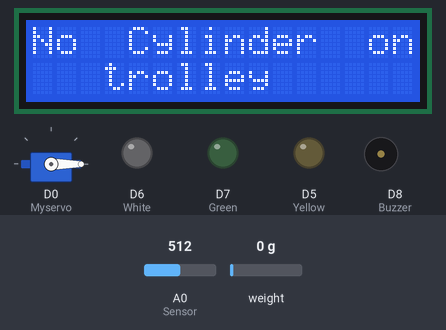
This sketch was run on a simulated ESP8266 (NodeMCU). On the bench: servo, 16×2 character LCD, output pins drawn as LEDs (lit = HIGH), buzzer (waves = sounding, pin HIGH). Inputs (shaded band) come from the test bench; at power-on: weight on the scale 0 g, A0 (Sensor) = 512. WiFi joins after 1.5 s; servers stay silent unless stated; what the sketch prints to the serial monitor is not drawn.

Above: at 7.5 s.
7.6 s: weight on the scale set to 2 g
14.3 s: weight on the scale set to 5 g
At 15.12 s:
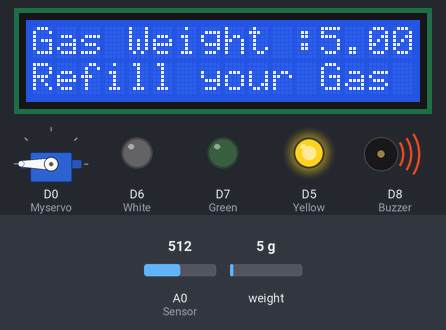
17.6 s: weight on the scale set to 381 g
At 20.45 s:
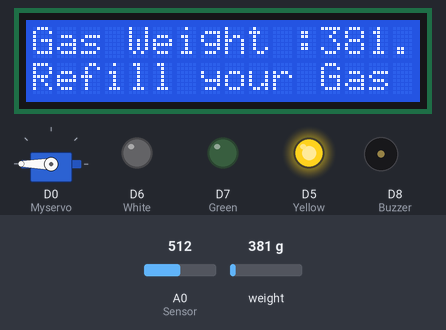
21.3 s: weight on the scale set to 417 g
At 22.52 s:
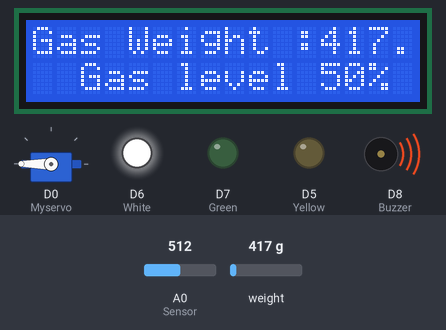
25.0 s: weight on the scale set to 956 g
At 27.85 s:
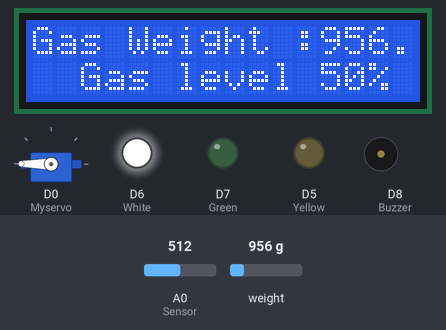
28.7 s: weight on the scale set to 1035 g
At 29.91 s:
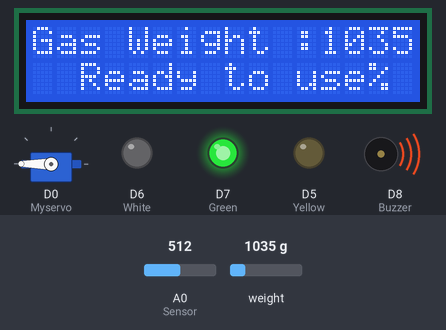
Timing chart, 0 to 33.4 s (numbered marks = the images above; inputs shaded):
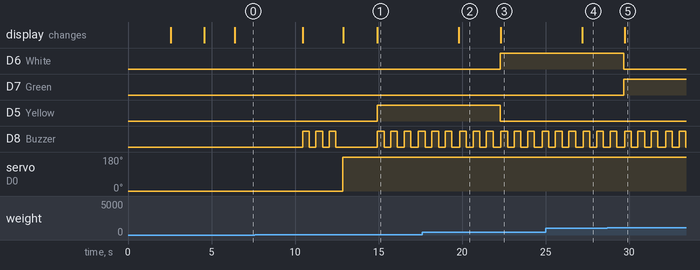

Measured:
- the behaviour switches between 3 and 4 g on weight on the scale (found by bisection; images 0 and 1)
- the behaviour switches between 400 and 401 g on weight on the scale (found by bisection; images 2 and 3)
- the behaviour switches between 1000 and 1001 g on weight on the scale (found by bisection; images 4 and 5)
- after the input at 14.3 s, D5 (Yellow): LOW → HIGH after 0.62 s; the display: changes after 0.62 s (image 1)
- after the input at 17.6 s, the display: changes after 2.2 s (image 2)
- after the input at 21.3 s, D6 (White): LOW → HIGH after 0.99 s; D5 (Yellow): HIGH → LOW after 0.99 s; the display: changes after 1.0 s (image 3)
- after the input at 25.0 s, the display: changes after 2.2 s (image 4)
- after the input at 28.7 s, D6 (White): HIGH → LOW after 0.99 s; D7 (Green): LOW → HIGH after 0.99 s; the display: changes after 1.0 s (image 5)

The sketch:

Gas_Leakge_and_weight_detector.ino
```cpp
/*GAS detector security system.
 * https://srituhobby.com
 */
#define BLYNK_TEMPLATE_ID "TMPLwWij7pXw"
#define BLYNK_TEMPLATE_NAME "Gas Sensor"
#define BLYNK_AUTH_TOKEN "O-GQohADZbvuqCMb0INRjhmwkKnxXRZG"
#include <Wire.h>
#include <Servo.h>
#include <HX711_ADC.h>
#include <LiquidCrystal_I2C.h>
#define Yellow D5
#define White D6
#define Green D7
#define Buzzer D8

#define BLYNK_PRINT Serial
//#include <ESP8266WiFi.h>
#include <BlynkSimpleEsp8266.h>
//Wire.begin(2,0);
LiquidCrystal_I2C lcd(0x27, 16, 2);
HX711_ADC LoadCell(D3,D4);
char auth[] = BLYNK_AUTH_TOKEN;// Enter your Auth token
char ssid[] = "Yash";//Enter your WIFI SSIS
char pass[] = "12345678";//Enter your WIFI password
//char ssid[] = "P";//Enter your WIFI SSIS
//char pass[] = "Prince@123";//Enter your WIFI password
BlynkTimer timer;
int pinValue = 0;
#define Sensor A0
Servo Myservo;
void setup()
{
  pinMode(Yellow,OUTPUT);
  pinMode(Buzzer,OUTPUT);
  Myservo.attach(D0);
  Myservo.write(0);
  pinMode(White,OUTPUT);
  pinMode(Green,OUTPUT);
  Wire.begin(D2,D1);
  Serial.begin(115200);
  lcd.backlight();
  lcd.init();
  LoadCell.begin(); // start connection to HX711
  LoadCell.start(2000); // load cells gets 2000ms of time to stabilize
  LoadCell.setCalFactor(385.0); // calibration factor for load cell => strongly dependent on your individual setup
  lcd.begin(16, 2); // begins connection to the LCD module
  lcd.backlight(); // turns on the backlight
  lcd.setCursor(2,0);
  lcd.print("IOT based ");
  lcd.setCursor(1,1);
  lcd.print("Weighing Scale");
  delay(2000);
  lcd.clear();
  pinMode(2, OUTPUT);
  pinMode(Sensor, INPUT);
  Blynk.begin(auth, ssid, pass);
  timer.setInterval(100L,gasWeight);
  timer.setInterval(100L,notification);
}


void notification()
{
  int sensor = analogRead(Sensor);
  sensor = map(sensor, 0, 1024, 0, 100);
  Serial.println(sensor);

    Blynk.virtualWrite(V0, sensor);
    if(sensor>=30)
    {
      Blynk.logEvent("gas","Gas Detected!");
      digitalWrite(Buzzer,1);delay(400);
      digitalWrite(Buzzer,0);delay(400);
      digitalWrite(Buzzer,1);delay(400);
      digitalWrite(Buzzer,0);delay(400);
      digitalWrite(Buzzer,1);delay(400);
      digitalWrite(Buzzer,0);delay(400);
      Myservo.write(180);
      //digitalWrite(2,1);
//      Myservo.write(90);
    }

  }
  void gasWeight()
  {

  LoadCell.update(); // retrieves data from the load cell
  float i = LoadCell.getData(); // get output value
  lcd.setCursor(0, 0); // set cursor to first row
  lcd.print("Gas Weight :"); // print out to LCD
  lcd.setCursor(12, 0); // set cursor to secon row
  lcd.print(i);
  Blynk.virtualWrite(V1,i);
  if(i>=-1 && i<=3)
  {
    lcd.setCursor(0,0);
    lcd.print("No  Cylinder  on");
    lcd.setCursor(0,1);
    lcd.print("   trolley");
    delay(2000);
    lcd.clear();
  }
  else if(i>3 && i<400)
  {
  Blynk.logEvent("weight","Refill Your Cylinder!");
  lcd.setCursor(0,1);
  lcd.print("Refill your Gas");
  digitalWrite(Yellow,1);
  digitalWrite(White,0);
  digitalWrite(Green,0);


  }
  else if(i>400 && i<1000)
  {

  lcd.setCursor(0,1);
  lcd.print("  Gas level 50%");
  digitalWrite(Yellow,0);
  digitalWrite(White,1);
  digitalWrite(Green,0);

  }
  else if(i>1000 && i<2000)
  {

  lcd.setCursor(0,1);
  lcd.print("  Ready to use");
  digitalWrite(Yellow,0);
  digitalWrite(White,0);
  digitalWrite(Green,1);

  }
  }
 BLYNK_WRITE(V2)
 {
  digitalWrite(Buzzer,1);delay(200);
  digitalWrite(Buzzer,0);delay(200);
  digitalWrite(Buzzer,1);delay(200);
  digitalWrite(Buzzer,0);delay(200);
  digitalWrite(Buzzer,1);delay(200);
  digitalWrite(Buzzer,0);delay(200);
  Myservo.write(param.asInt());
 }
 BLYNK_WRITE(V3)
 {
  digitalWrite(Buzzer,1);delay(200);
  digitalWrite(Buzzer,0);delay(200);
  digitalWrite(Buzzer,1);delay(200);
  digitalWrite(Buzzer,0);delay(200);
  digitalWrite(Buzzer,1);delay(200);
  digitalWrite(Buzzer,0);delay(200);
  int val = param.asInt();
  if(val == 1)
  {
  Myservo.write(180);
  }
  if(val == 0)
  {
  Myservo.write(0);
  }
 }

void loop()
{
  gasWeight();
  Blynk.run();
  timer.run();
}
```
